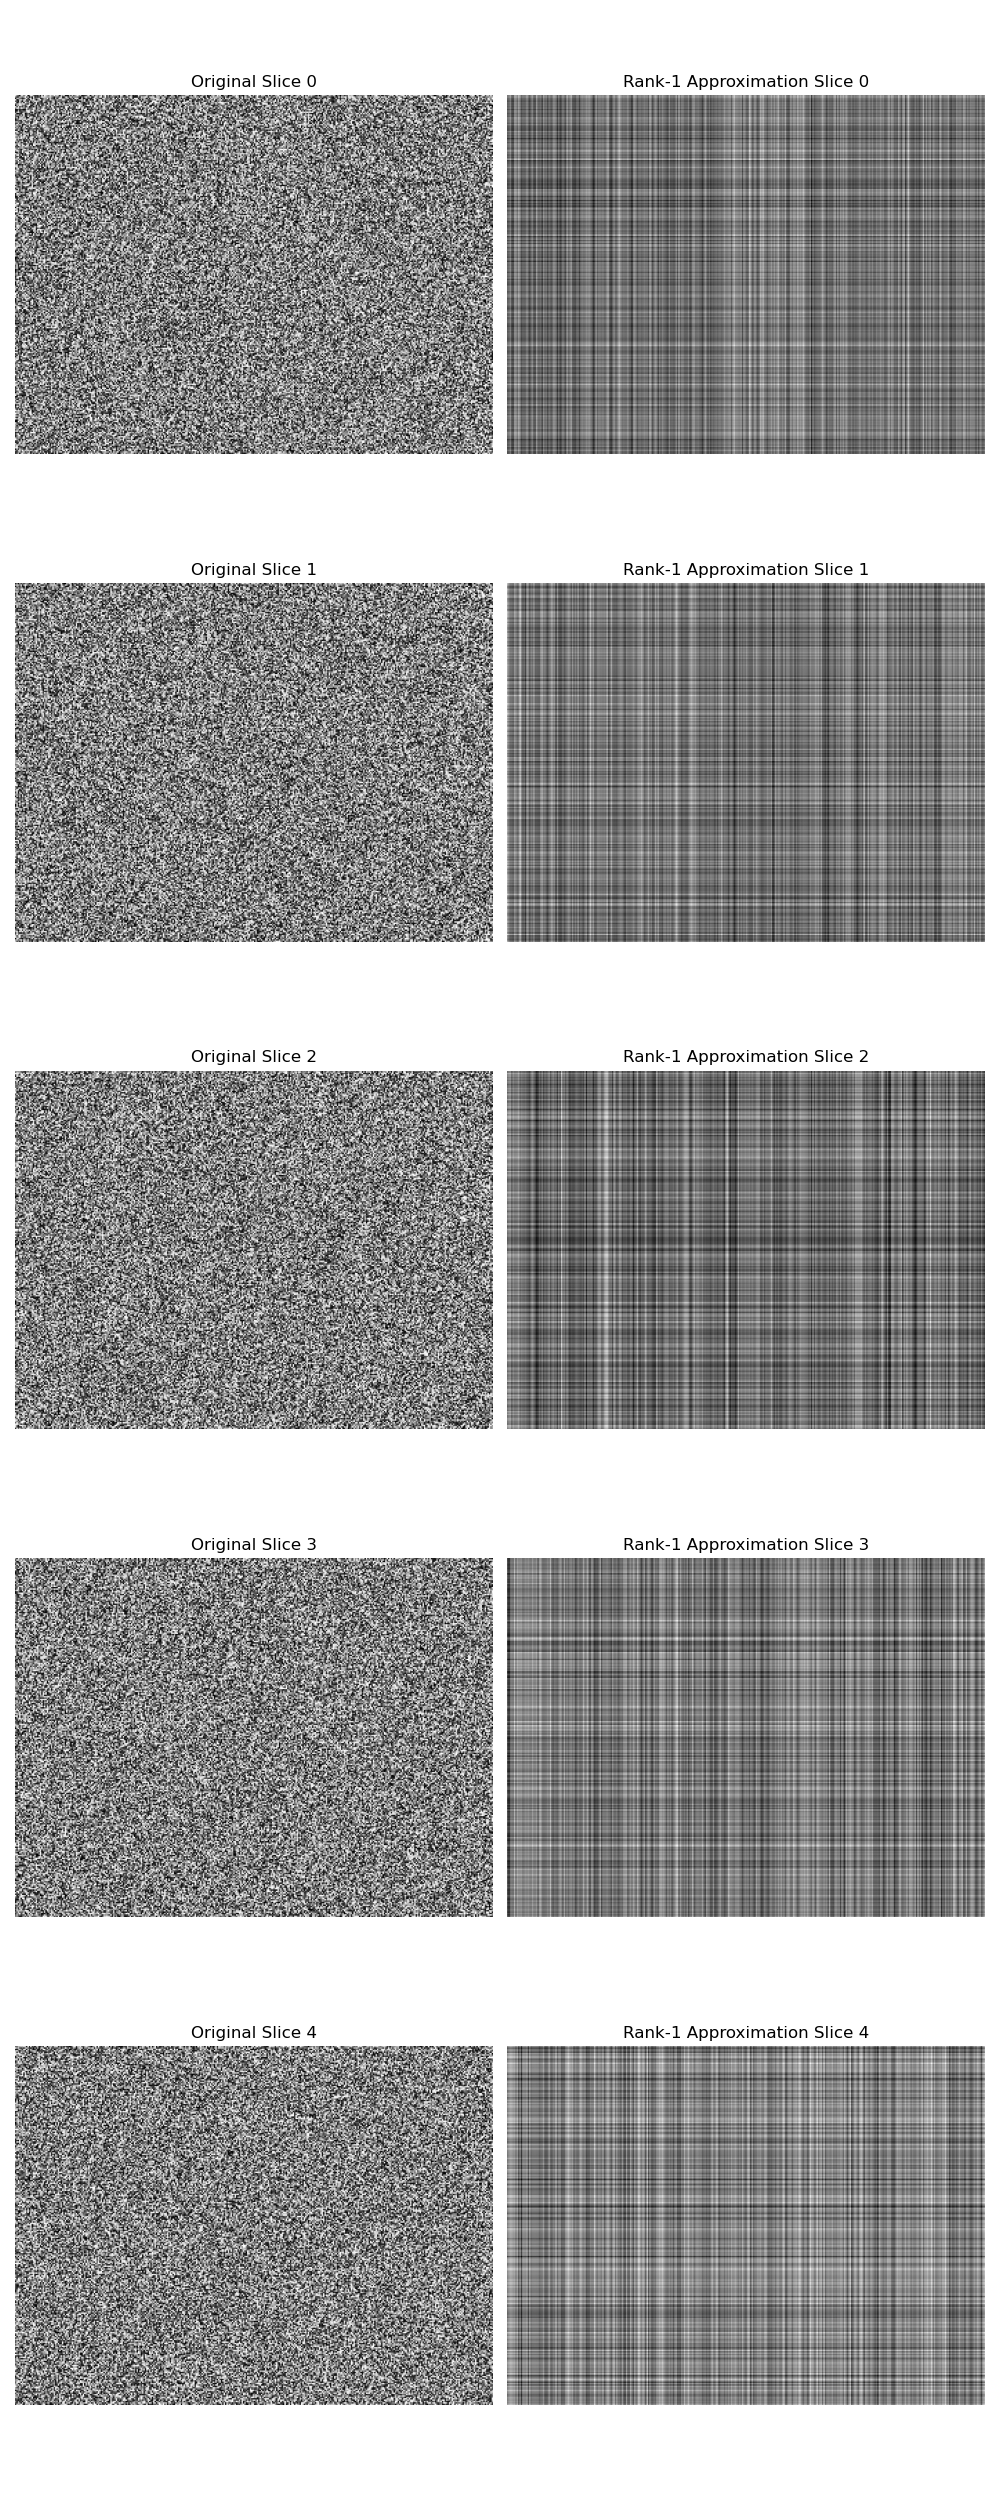

Reproduce this figure in Python.
import numpy as np
import matplotlib.pyplot as plt

# Initialize a tensor of shape 260x346x100
H, W, D = 260, 346, 100
tensor = np.random.rand(H, W, D)  # Randomly generated tensor for demonstration

# Function to perform rank-1 approximation
def rank_1_approximation(tensor):
    approx_tensor = np.zeros_like(tensor)
    
    for d in range(tensor.shape[2]):
        matrix = tensor[:, :, d]
        U, S, VT = np.linalg.svd(matrix, full_matrices=False)
        rank_1_matrix = S[0] * np.outer(U[:, 0], VT[0, :])
        approx_tensor[:, :, d] = rank_1_matrix
    
    return approx_tensor

# Perform the rank-1 approximation
approximated_tensor = rank_1_approximation(tensor)

# Function to plot a selection of slices
def plot_slices(tensor, approx_tensor, indices):
    fig, axes = plt.subplots(nrows=len(indices), ncols=2, figsize=(10, 5 * len(indices)))
    
    for i, index in enumerate(indices):
        ax1, ax2 = axes[i]
        
        # Plot original tensor slice
        ax1.imshow(tensor[:, :, index], cmap='gray')
        ax1.set_title(f'Original Slice {index}')
        ax1.axis('off')
        
        # Plot approximated tensor slice
        ax2.imshow(approx_tensor[:, :, index], cmap='gray')
        ax2.set_title(f'Rank-1 Approximation Slice {index}')
        ax2.axis('off')
    
    plt.tight_layout()
    # plt.show()
    plt.savefig("rank_1_approx.png")

# Select slices to plot
indices_to_plot = [0, 1, 2, 3, 4]  # Modify as needed to show different or more slices
plot_slices(tensor, approximated_tensor, indices_to_plot)

